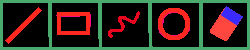
#> input picture tools.png, 250 x 50 px, given in place of the camera
$ python main.py
#> lines starting #> are read from the running program, lines starting #| are printed output that depends on the picture; after the words box and inside, x2 and y2 are one past the last pixel; in counts of white or black regions, pixels touching at a corner belong together
import cv2
import numpy as np

# FRAME SETTINGS
FRAMEWIDTH = 640
FRAMEHEIGHT = 480

def empty(a):
    pass

"""
25,40,72,255,133,255 - yellow
68, 121, 115, 255, 0, 255 - green
"""

def findColor(img, myColors, myColorsValue):
    imgHSV = cv2.cvtColor(img, cv2.COLOR_BGR2HSV)

# Video Capture and Trackbars setup
cap = cv2.VideoCapture(0)
cap.set(3, FRAMEWIDTH)
cap.set(4, FRAMEHEIGHT)
cv2.namedWindow("TrackBars")
cv2.resizeWindow("TrackBars", 640, 240)
cv2.createTrackbar("Hue Min", "TrackBars", 0, 179, empty)
#> slider 'Hue Min' is set to 35
cv2.createTrackbar("Hue Max", "TrackBars", 179, 179, empty)
cv2.createTrackbar("Sat Min", "TrackBars", 0, 255, empty)
#> slider 'Sat Min' is set to 51
cv2.createTrackbar("Sat Max", "TrackBars", 255, 255, empty)
cv2.createTrackbar("Val Min", "TrackBars", 0, 255, empty)
#> slider 'Val Min' is set to 51
cv2.createTrackbar("Val Max", "TrackBars", 255, 255, empty)

def getCont(img):
    contours, hierarchy = cv2.findContours(img, cv2.RETR_EXTERNAL, cv2.CHAIN_APPROX_SIMPLE)
    for cnt in contours:
        area = cv2.contourArea(cnt)
        if area > 1000:
            cv2.drawContours(imgCounturs, contours, -1, [255, 100, 100], 10, cv2.LINE_8, hierarchy)
            P = cv2.arcLength(cnt, True)
            approx = cv2.approxPolyDP(cnt, 0.02 * P, True)
            x, y, w, h = cv2.boundingRect(approx)

# Main loop
while True:
    success, img = cap.read()
#> img is the input picture: shape (50, 250, 3); mean B, G, R 31.4, 39.5, 50.3
    imgHSV = cv2.cvtColor(img, cv2.COLOR_BGR2HSV)
#> imgHSV: shape (50, 250, 3); mean H, S, V 20.5, 61.6, 71.9

    h_min = cv2.getTrackbarPos("Hue Min", "TrackBars")
    h_max = cv2.getTrackbarPos("Hue Max", "TrackBars")
    s_min = cv2.getTrackbarPos("Sat Min", "TrackBars")
    s_max = cv2.getTrackbarPos("Sat Max", "TrackBars")
    v_min = cv2.getTrackbarPos("Val Min", "TrackBars")
    v_max = cv2.getTrackbarPos("Val Max", "TrackBars")

    lower = np.array([h_min, s_min, v_min])
    upper = np.array([h_max, s_max, v_max])

    mask = cv2.inRange(imgHSV, lower, upper)
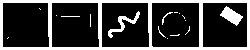
#> mask: shape (50, 250); 23.8% white; 17 white regions (13 under 20 px), largest, box (x1, y1, x2, y2) and area: (0, 0, 250, 50) 2437, (220, 6, 243, 26) 226, (108, 11, 140, 38) 196, (162, 12, 173, 25) 27
    imgResult = cv2.bitwise_and(img, img, mask=mask)
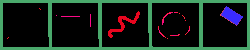
#> imgResult: shape (50, 250, 3); mean B, G, R 26.8, 34, 21.7

    cv2.imshow("imgResult", imgResult)

    if cv2.waitKey(1) & 0xFF == 27:  # 27 - это Esc
#> (key Esc is pressed here)
        break
